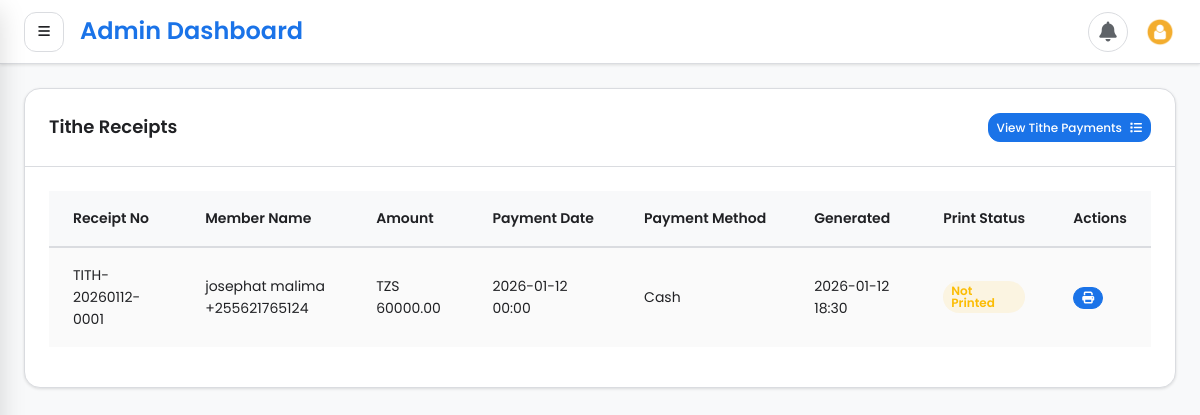
Page /tithe/receipt/list/ (signed in) on the committed database.
### tithe/models.py (models this page shows, shortened)
class TithePayment(models.Model):
    PAYMENT_STATUS_CHOICES = [
        ('cash', 'Cash'),
        ('bank', 'Bank'),
    ]
    sms_sent = models.BooleanField(default=False)
    sms_sent_at = models.DateTimeField(null=True, blank=True)
    sms_message_id = models.CharField(max_length=100, blank=True, null=True)
    sms_failure_count = models.IntegerField(default=0)
    last_sms_error = models.TextField(blank=True, null=True)
    date = models.DateTimeField(default=timezone.now, verbose_name='Invoice Date')
    name = models.ForeignKey(Member, verbose_name="Member", on_delete=models.CASCADE)  # Direct reference
    contact_number = models.CharField(max_length=13)
    amount = models.DecimalField(max_digits=10, decimal_places=2)
    status = models.CharField(
        max_length=50,
        choices=PAYMENT_STATUS_CHOICES,
        default='cash'
    )

class TitheReceipt(models.Model):
    tithe_payment = models.OneToOneField(
        'TithePayment',
        on_delete=models.CASCADE,
        related_name='receipt'
    )
    receipt_number = models.CharField(max_length=50, unique=True, editable=False)
    generated_at = models.DateTimeField(auto_now_add=True)
    generated_by = models.CharField(max_length=255, blank=True, null=True)
    is_printed = models.BooleanField(default=False)
    printed_at = models.DateTimeField(blank=True, null=True)
    print_attempts = models.IntegerField(default=0)
    last_print_error = models.TextField(blank=True, null=True)
    church_name = models.CharField(max_length=255, default="Your Church Name")
    church_address = models.TextField(default="Your Church Address")
    church_phone = models.CharField(max_length=20, default="+255 XXX XXX XXX")
    class Meta:
        ordering = ['-generated_at']
        verbose_name = "Tithe Receipt"
        verbose_name_plural = "Tithe Receipts"

### member/models.py (models this page shows, shortened)
class Member(models.Model):
    name = models.CharField(max_length=255)
    code = models.TextField(help_text="001PT", null= True)
    active = models.BooleanField(default= True)
    shepherd = models.ForeignKey(Community, on_delete=models.CASCADE, null=True, blank=True)
    ministry = models.ForeignKey(Ministry, on_delete=models.CASCADE, null=True, blank=True)
    telephone =PhoneNumberField(max_length=255, null=True, help_text=' Eg. +255 ')
    location = models.CharField(max_length=255)
    fathers_name = models.CharField(max_length=255, null=True, blank=True)
    mothers_name = models.CharField(max_length=255, null=True, blank=True)
    guardians_name = models.CharField(max_length=255, null=True, blank=True)
    new_believer_school = models.BooleanField()
    pays_tithe = models.BooleanField(default=False)
    working = models.BooleanField(default=False)
    schooling = models.BooleanField(default=False)
    picture = models.ImageField(upload_to=upload_image_path, null=True, blank=True)
    transfered = models.BooleanField(max_length=250, blank=True, null= True)
    transfer_update = models.CharField(max_length=250, null=True, blank=True)
    objects = MemberManager()
    def __str__(self):
        return f'{self.name} {self.telephone}'

### tithe/views.py (the view)
# urls.py: path('receipt/list/', views.receipt_list, name='receipt_list'),
@login_required
def receipt_list(request):
    template = "tithepayment/receipt_list.html"
    if request.GET.get('ajax_counts') or request.headers.get('X-Requested-With') == 'XMLHttpRequest':
        unprinted_count = TitheReceipt.objects.filter(is_printed=False).count()
        return JsonResponse({
            'unprinted_count': unprinted_count,
            'total_receipts': TitheReceipt.objects.count()
        })
    payments = TithePayment.objects.all().order_by('-date')
    show_unprinted = request.GET.get('show_unprinted')
    if show_unprinted:
        payments = payments.filter(receipt__is_printed=False)
    for payment in payments:
        payment.has_receipt = hasattr(payment, 'receipt')
        if payment.has_receipt:
            payment.receipt_data = payment.receipt
    unprinted_count = TitheReceipt.objects.filter(is_printed=False).count()
    total_receipts = TitheReceipt.objects.count()
    context = {
        "payments": payments,
        "receipts_active": "active",
        "unprinted_count": unprinted_count,
        "total_receipts": total_receipts,
        "show_unprinted": bool(show_unprinted),
    }
    return render(request, template, context)

### templates/tithepayment/receipt_list.html
{% extends 'base.html' %}
{% block content %}
<div class="dashboard-wrapper">
    <div class="container-fluid dashboard-content">
        <div class="col-xl-12 col-lg-12 col-md-12 col-sm-12 col-12">
            <div class="card">
                <h5 class="card-header">Tithe Receipts
                    <a href="{% url 'tithepayment:tithepayment_list' %}" class="btn btn-sm btn-primary shadow float-right text-light">
                        View Tithe Payments <i class="fa fa-list ml-2"></i>
                    </a>
                </h5>
                <div class="card-body">
                    <div class="table-responsive">
                        <table class="table table-striped table-bordered first">
                            <thead>
                                <tr>
                                    <th>Receipt No</th>
                                    <th>Member Name</th>
                                    <th>Amount</th>
                                    <th>Payment Date</th>
                                    <th>Payment Method</th>
                                    <th>Generated</th>
                                    <th>Print Status</th>
                                    <th>Actions</th>
                                </tr>
                            </thead>
                            <tbody>
                            {% for payment in payments %}
                                <tr>
                                    <td>
                                        {% if payment.has_receipt %}
                                            {{ payment.receipt_data.receipt_number }}
                                        {% else %}
                                            <span class="text-muted">No receipt</span>
                                        {% endif %}
                                    </td>
                                    <td>{{ payment.name }}</td>
                                    <td>TZS {{ payment.amount|floatformat:2 }}</td>
                                    <td>{{ payment.date|date:"Y-m-d H:i" }}</td>
                                    <td>{{ payment.get_status_display }}</td>
                                    <td>
                                        {% if payment.has_receipt %}
                                            {{ payment.receipt_data.generated_at|date:"Y-m-d H:i" }}
                                        {% else %}
                                            <span class="text-muted">-</span>
                                        {% endif %}
                                    </td>
                                    <td>
                                        {% if payment.has_receipt %}
                                            {% if payment.receipt_data.is_printed %}
                                                <span class="badge badge-success">Printed</span>
                                            {% else %}
                                                <span class="badge badge-warning">Not Printed</span>
                                            {% endif %}
                                        {% else %}
                                            <span class="badge badge-secondary">No Receipt</span>
                                        {% endif %}
                                    </td>
                                    <td>
                                        <div class="btn-group">
                                            {% if payment.has_receipt %}
                                                <a href="{% url 'tithepayment:print_receipt' payment.receipt_data.id %}"
                                                   class="btn btn-sm btn-primary" title="Print Receipt">
                                                    <i class="fa fa-print"></i>
                                                </a>
                                            {% else %}
                                                <a href="{% url 'tithepayment:auto_generate_receipt' payment.id %}"
                                                   class="btn btn-sm btn-success" title="Generate Receipt">
                                                    <i class="fa fa-receipt"></i>
                                                </a>
                                            {% endif %}
                                        </div>
                                    </td>
                                </tr>
                            {% empty %}
                                <tr>
                                    <td colspan="8" class="text-center">No tithe payments found</td>
                                </tr>
                            {% endfor %}
                            </tbody>
                        </table>
                    </div>
                </div>
            </div>
        </div>
    </div>
</div>
{% endblock %}

### templates/base.html (style rules this page uses)
* { margin: 0; padding: 0; box-sizing: border-box; -webkit-tap-highlight-color: transparent; font-family: "Poppins", -apple-system, BlinkMacSystemFont, sans-serif; }
:root { --primary: #1a73e8; --primary-dark: #0d47a1; --primary-light: #42a5f5; --secondary: #34a853; --secondary-dark: #2e7d32; --accent: #fbbc04; --danger: #ea4335; --warning: #fbbc04; --success: #34a853; --info: #4285f4; --background: #f8f9fa; --surface: #ffffff; --surface-dark: #202124; --text-primary: #202124; --text-secondary: #5f6368; --text-disabled: #9aa0a6; --divider: #dadce0; --shadow-sm: 0 1px 3px rgba(0, 0, 0, 0.12); --shadow-md: 0 4px 6px rgba(0, 0, 0, 0.1); --shadow-lg: 0 10px 25px rgba(0, 0, 0, 0.15); --shadow-xl: 0 20px 40px rgba(0, 0, 0, 0.2); --radius-sm: 8px; --radius-md: 12px; --radius-lg: 16px; --radius-xl: 24px; --radius-full: 9999px; --space-xs: 4px; --space-sm: 8px; --space-md: 16px; --space-lg: 24px; --space-xl: 32px; --space-2xl: 48px; --transition-fast: 150ms ease; --transition-base: 250ms ease; --transition-slow: 350ms ease; --sidebar-width: 280px; --sidebar-collapsed: 72px; --header-height: 64px; }
body { font-family: "Poppins", -apple-system, BlinkMacSystemFont, sans-serif; background: var(--background); color: var(--text-primary); line-height: 1.6; -webkit-font-smoothing: antialiased; -moz-osx-font-smoothing: grayscale; overflow: hidden; }
h5 { font-size: 1.125rem; font-weight: 600; }
.btn { padding: var(--space-sm) var(--space-md); border-radius: var(--radius-md); font-weight: 500; cursor: pointer; transition: all var(--transition-fast); border: none; font-family: "Poppins", sans-serif; font-size: 0.875rem; display: inline-flex; align-items: center; justify-content: center; gap: var(--space-sm); text-decoration: none; }
.btn-primary { background: var(--primary); color: white; border: 1px solid var(--primary); }
.btn-sm { padding: var(--space-xs) var(--space-sm); font-size: 0.75rem; }
.card { background: var(--surface); border-radius: var(--radius-lg); box-shadow: var(--shadow-sm); border: 1px solid var(--divider); margin-bottom: var(--space-md); overflow: hidden; }
.card-header { padding: var(--space-lg); border-bottom: 1px solid var(--divider); display: flex; align-items: center; justify-content: space-between; }
.card-body { padding: var(--space-lg); }
.table-responsive { overflow-x: auto; margin-bottom: var(--space-md); }
.table { width: 100%; border-collapse: collapse; font-size: 0.875rem; }
.table thead th { background: var(--background); padding: var(--space-md) var(--space-lg); text-align: left; font-weight: 600; color: var(--text-primary); border-bottom: 2px solid var(--divider); white-space: nowrap; }
.table tbody td { padding: var(--space-md) var(--space-lg); border-bottom: 1px solid var(--divider); color: var(--text-primary); }
.table tbody tr:last-child td { border-bottom: none; }
.table-striped tbody tr:nth-child(odd) { background: rgba(0, 0, 0, 0.02); }
.badge { display: inline-block; padding: 4px 8px; font-size: 0.75rem; font-weight: 600; border-radius: var(--radius-full); line-height: 1; }
.badge-warning { background: rgba(251, 188, 4, 0.1); color: var(--warning); }
.col-12 { flex: 0 0 auto; width: 100%; }
@media (min-width: 576px) { .col-sm-12 { flex: 0 0 auto; width: 100%; } }
@media (min-width: 768px) { .col-md-12 { flex: 0 0 auto; width: 100%; } }
@media (min-width: 992px) { .col-lg-12 { flex: 0 0 auto; width: 100%; } }
@media (min-width: 1200px) { .col-xl-12 { flex: 0 0 auto; width: 100%; } }

### rows in the picture
TithePayment: receipt_data.receipt_number "TITH-20260112-0001", name "josephat malima +255621765124", amount "60000.00", date "2026-01-12 00:00", status "Cash", receipt_data.generated_at "2026-01-12 18:30", shows "Not Printed"
